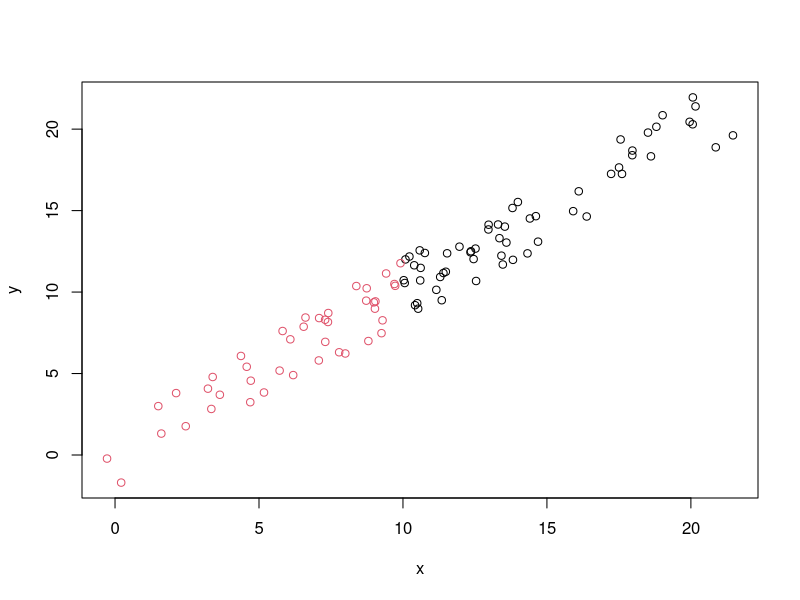

Reproduce this figure in R.
## ---- chunk 1
x<-rnorm(100,10,5)
y<-jitter(x,1000)
z<-vector("character",100)
z[x>10]<-"High"
z[x<10]<-"Low"
df<-data.frame(x,y,z)
df
## ---- chunk 2
with(df,plot(x,y,col=factor(z)))
